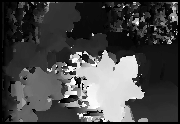
#> input picture pa4/submit/Flowers_ncc.png, 180 x 124 px
$ python -i student.py   (imports and definitions only)
#> lines starting #> are read from the running program, lines starting #| are printed output that depends on the picture
#> further down, picture is the input picture: shape (124, 180, 3); min 0, max 255, mean 71
# Please place imports here.
# BEGIN IMPORTS
import numpy as np
from numpy.linalg import inv
import scipy
from scipy.ndimage.filters import correlate
# END IMPORTS


# [62 lines left out: function compute_photometric_stereo_impl, not called in this run]

    #aise NotImplementedError()


def pyrdown_impl(image):
    """
    Prefilters an image with a gaussian kernel and then downsamples the result
    by a factor of 2.

    The following 1D convolution kernel should be used in both the x and y
    directions.
    K = 1/16 [ 1 4 6 4 1 ]

    Functions such as cv2.GaussianBlur and
    scipy.ndimage.filters.gaussian_filter are prohibited.  You must implement
    the separable kernel.  However, you may use functions such as cv2.filter2D
    or scipy.ndimage.filters.correlate to do the actual
    correlation / convolution.

    Filtering should mirror the input image across the border.
    For scipy this is mode = mirror.
    For cv2 this is mode = BORDER_REFLECT_101.

    Downsampling should take the even-numbered coordinates with coordinates
    starting at 0.

    Input:
        image -- height x width [x channels] image of type float32.
    Output:
        down -- ceil(height/2) x ceil(width/2) [x channels] image of type
                float32.
    """
    K = 1.0/16.0*np.array([[1,4,6,4,1]])
    size = image.shape
#> size = (124, 180, 3)
    width = size[1]
#> width = 180
    height = size[0]
#> height = 124
    down = np.zeros_like(image)
    if len(size) == 3: # more than 1 channel
        channel = size[2]
#> channel = 3
        for i in range(channel):
            down[:,:,i] = correlate(image[:,:,i],K,mode = 'mirror')
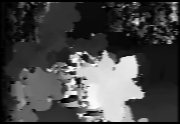
#> down: shape (124, 180, 3); min 0, max 255, mean 70.6
        K = K.transpose()
        for i in range(channel):
            down[:,:,i] = correlate(down[:,:,i],K,mode = 'mirror')
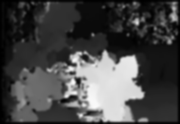
#> down: shape (124, 180, 3); min 0, max 250, mean 70.3

        w = [i for i in range(0,width,2)]
#> w = 90 values from 0 to 178
        h = [i for i in range(0,height,2)]
#> h = 62 values from 0 to 122
        down = down[h,:,:]
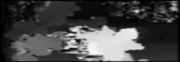
#> down: shape (62, 180, 3); min 0, max 250, mean 70.3
        down = down[:,w,:]
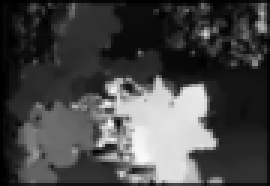
#> down: shape (62, 90, 3) (shown 3 times larger); min 0, max 250, mean 70.3
    else:
        down = correlate(image,K,mode = 'mirror')
        K = K.transpose()
        down = correlate(down,K,mode = 'mirror')

        w = [i for i in range(0,width,2)]
        h = [i for i in range(0,height,2)]
        down = down[h,:,]
        down = down[:,w,]

    return down

    #raise NotImplementedError()


# [209 lines left out: functions pyrup_impl, project_impl, unproject_corners_impl, preprocess_ncc_impl, compute_ncc_impl, not called in this run]
    #raise NotImplementedError()

>>> import cv2
>>> picture = cv2.imread('Flowers_ncc.png')
>>> result = pyrdown_impl(picture)

$ run again, on pa4/submit/tentacle_albedo.png
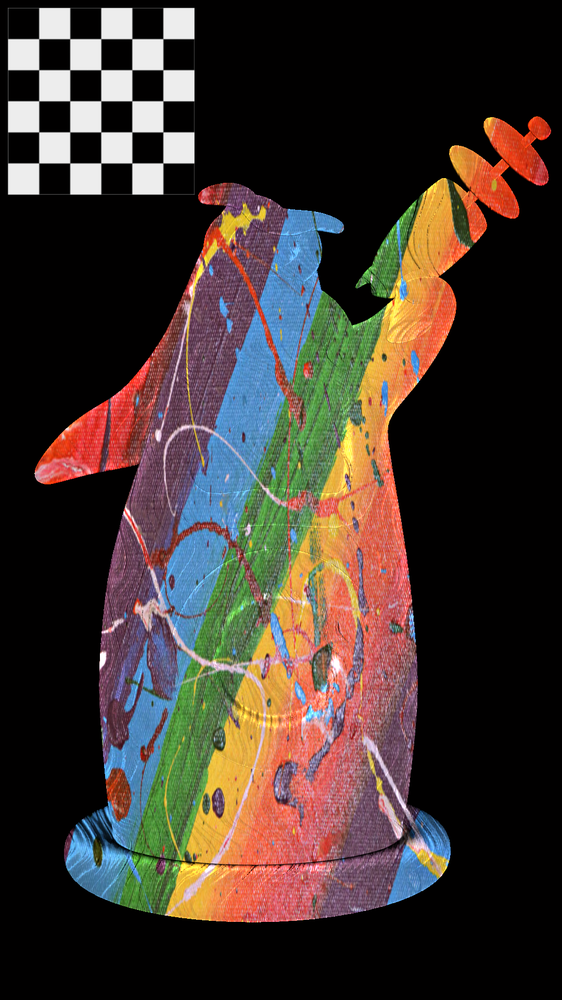
#> input picture pa4/submit/tentacle_albedo.png, 562 x 1000 px, shrunk from 1080 x 1920 before the run
#> picture is the input picture: shape (1000, 562, 3); mean B, G, R 47, 53.3, 64.8
#> in pyrdown_impl, `down = down[h,:,:]`:
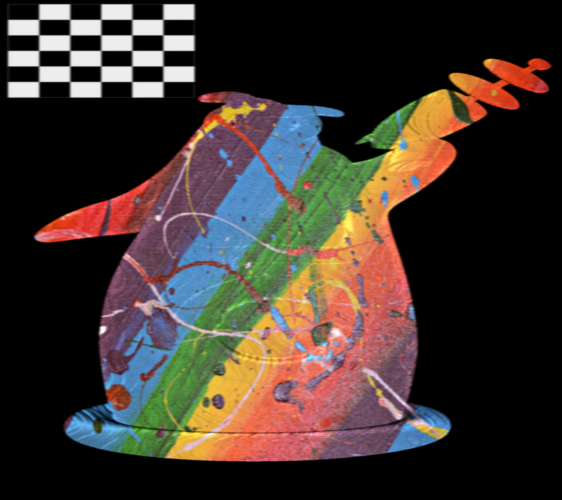
#> down: shape (500, 562, 3); mean B, G, R 46.6, 52.9, 64.4
#> in pyrdown_impl, `down = down[:,w,:]`:
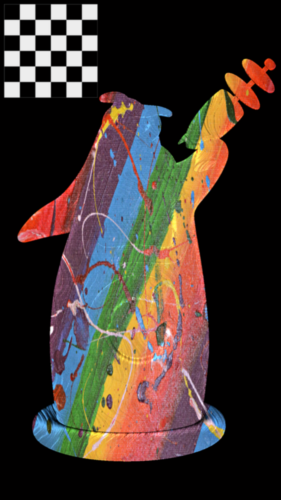
#> down: shape (500, 281, 3); mean B, G, R 46.6, 52.9, 64.4
